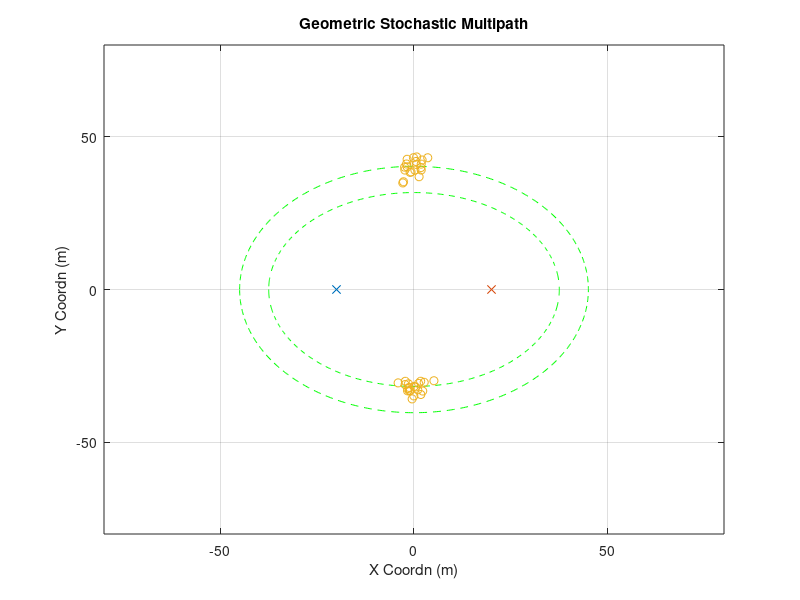

Source code (MATLAB): (Note: this script raises an error after producing the figure.)
% test whether it is possible to get reasonable "initial guess" of channle
% parameter
% This script uses channel model of get_H_freq3
% This version is abandoned

clear;clc;close all
% rng(2)
%% other parameter
plot_ellipse = 1;
noise_pow = 1;

%% Goemetry Parameters
Nt = 16;
Nr = 16;
D_bs2ue = 40;
loc0_ue = [-D_bs2ue/2,0];
loc0_bs = [D_bs2ue/2,0];
speed_c = 3e8;
fc = 28e9;
%% Large Scale Parameter (Multiple Clusters)
cluster_delay = [300e-9,250e-9];
cluster_num = 2;
ray_num = 20;

%% Cluster Generation (Strongest Two?)
for cluster_index = 1:cluster_num
    delay = cluster_delay(cluster_index);
    ellipse_len = delay*speed_c;
    a = ellipse_len/2;
    c = D_bs2ue/2;
    b = sqrt(a^2-c^2);
    
%     AOA = rand*pi-pi/2;
    if cluster_index==1
        AOA = pi/2;
    else
        AOA = -pi/2;
    end
    loc_cluster_cnt = [a*cos(AOA),b*sin(AOA)];
    loc_cluster = repmat(loc_cluster_cnt,ray_num,1)+[randn(ray_num,1)*2,randn(ray_num,1)*2];
    loc_cluster_total((cluster_index-1)*ray_num+1:cluster_index*ray_num,:) =  loc_cluster;
    
    for ray_index = 1:ray_num
        raydelay(cluster_index,ray_index) = (norm(loc_cluster(ray_index,:)-loc0_bs)...
                    +norm(loc_cluster(ray_index,:)-loc0_ue))/speed_c;
        temp = loc_cluster(ray_index,:) - loc0_ue;
        rayAOA(cluster_index,ray_index) = angle(temp(1)+1j*temp(2));
        temp = loc_cluster(ray_index,:) - loc0_bs;
        rayAOD(cluster_index,ray_index) = angle(temp(1)+1j*temp(2));
    end
    raygain = exp(1j*rand(cluster_num, ray_num)*2*pi);
%     raygain(2,:) = zeros(1,ray_num);
    
    fprintf('Cluster %d:\n',cluster_index);
    fprintf('DS Mean:    %4.2f ns\n', mean(raydelay(cluster_index,:)*1e9));
    fprintf('DS Std Dev: %4.2f ns\n', sqrt(var(raydelay(cluster_index,:)*1e9)));
    fprintf('AOAS Mean:    %4.2f degree\n', mean(rayAOA(cluster_index,:)/pi*180));
    fprintf('AOAS Std Dev: %4.2f degree\n', sqrt(var(rayAOA(cluster_index,:)/pi*180)));
    fprintf('AODS Mean:    %4.2f degree\n', mean(rayAOD(cluster_index,:)/pi*180));
    fprintf('AODS Std Dev: %4.2f degree\n', sqrt(var(rayAOD(cluster_index,:)/pi*180)));
    
    % plot ellipse
    if plot_ellipse
        t = -pi:0.01:pi;
        x = a*cos(t);
        y = b*sin(t);
        figure(99)
        plot(x,y,'g--');hold on
    end
end

% plot of scattering ellipse
if plot_ellipse
    figure(99)
    plot(loc0_ue(1),loc0_ue(2),'x');hold on
    plot(loc0_bs(1),loc0_bs(2),'x');hold on
    plot(loc_cluster_total(:,1),loc_cluster_total(:,2),'o');hold on
    title('Geometric Stochastic Multipath')
    axis([-80,80,-80,80])
    xlabel('X Coordn (m)')
    ylabel('Y Coordn (m)')
    grid on
end

%% Frequency Domain MIMO Channel & Frequency Domain Equivalent Beamspace Channel
Nfft = 512;
H_freq0 = get_H_freq3( raygain,...
                       raydelay,...
                       rayAOA,...
                       rayAOD,...
                       cluster_num,...
                       ray_num,...
                       Nt, Nr);
norm_factor = sqrt(mean(mean(mean(abs(H_freq0).^2))));
% norm_factor = 1;
H_freq0 = H_freq0 / norm_factor ;

%%
phi1 = mean(rayAOA(1,:),2);
% phi_round1 = round(mean(rayAOA(1,:),2)/pi*2^6)/2^6*pi;
phi_round1 = phi1;
arx1 = exp(1j*(0:Nr-1)'*pi*sin(phi_round1))/sqrt(Nr);

phi_round1_leftasst = (round(mean(rayAOA(1,:),2)/pi*2^6)-0.25)/2^6*pi;
arx1_leftasst = exp(1j*(0:Nr-1)'*pi*sin(phi_round1_leftasst))/sqrt(Nr);
phi_round1_rightasst = (round(mean(rayAOA(1,:),2)/pi*2^6)+0.25)/2^6*pi;
arx1_rightasst = exp(1j*(0:Nr-1)'*pi*sin(phi_round1_rightasst))/sqrt(Nr);

theta1 = mean(rayAOD(1,:),2);
atx1 = exp(1j*(0:Nt-1)'*pi*sin(theta1))/sqrt(Nt);

phi2 = mean(rayAOA(2,:),2);
% phi_round2 = round(mean(rayAOA(2,:),2)/pi*2^6)/2^6*pi;
phi_round2 = phi2;
arx2 = exp(1j*(0:Nr-1)'*pi*sin(phi_round2))/sqrt(Nr);
theta2 = mean(rayAOD(2,:),2);
atx2 = exp(1j*(0:Nt-1)'*pi*sin(theta2))/sqrt(Nt);
%% quick look at post-beamforming wideband channel 
if noise_pow == 10
    NMSE = -10;
elseif noise_pow == 1
    NMSE = -20;
elseif noise_pow == 0.1
    NMSE = -30;
end

H_error_scaler = sqrt(10^(NMSE/10));
for kk=1:Nfft
    H_error = (randn(Nr,Nt)+1j*randn(Nr,Nt))/sqrt(2)*H_error_scaler;
    H_BB1(kk,1) = arx1'*(squeeze(H_freq0(:,:,kk))+H_error)*atx1;
    H_BB2(kk,1) = arx2'*(squeeze(H_freq0(:,:,kk))+H_error)*atx2;
end
% figure
% plot(10*log10(abs(H_BB1(:,1))))
% grid on
% xlabel('Subcarrier Index')
% ylabel('Channel Gain (dB)')
%% OMP approach 
G = 1000;
Nfft = 512;
tau_range = linspace(150,350,G)*1e-9;
krange = transpose(1:Nfft);
for gg=1:G
    Psi(:,gg) = exp(-1j*(2*pi)*krange*tau_range(gg)/(Nfft*1e-9))*exp(-1j*2*pi*tau_range(gg)*28e9);
end
s_tau = zeros(Nfft,ray_num);
h_res = H_BB1(:,1);
for rr=1:ray_num
    [~, kr_bb1(rr)] = max(abs(Psi'*h_res));
    s_tau(:,rr) = Psi(:,kr_bb1(rr));
    h_res = (eye(Nfft) - s_tau(:,1:rr)*pinv(s_tau(:,1:rr)))*H_BB1(:,1);
end

s_tau = zeros(Nfft,ray_num);
h_res = H_BB2(:,1);
for rr=1:ray_num
    [~, kr_bb2(rr)] = max(abs(Psi'*h_res));
    s_tau(:,rr) = Psi(:,kr_bb2(rr));
    h_res = (eye(Nfft) - s_tau(:,1:rr)*pinv(s_tau(:,1:rr)))*H_BB2(:,1);
end
% [sort(tau_range(kr)).' sort(raydelay(1,:)).']*1e9
%% Parameter refinement using Alternative Search in BB1
t_num = 50;
for tt = 1:t_num
    if tt==1
        rayAOA_prev = ones(1,ray_num)*phi1;
        raydelay_prev = tau_range(kr_bb1);
    elseif tt>1
        raydelay_prev = tau_est;
        rayAOA_prev = AOA_est;
        raygain_prev = alpha_est;
    end

    % Alternative estimation parameters
    
        %---------------------------------------------
        % Alpha estimation using previous tau and phi
        %---------------------------------------------
        for kk=1:Nfft
            if tt==1
                bigPhi = ones(1,ray_num)*1e-5;
            else
                bigPhi = sin(rayAOA_prev(1,:))-sin(phi_round1);
            end
            bigTheta = -sin(rayAOD(1,:))+sin(theta1);
            BigAlpha(kk,:) = exp(-1j*2*pi*kk*(raydelay_prev(1,:))/(1e-9*Nfft))...
                .*exp(-1j*2*pi*(raydelay_prev(1,:))*28e9)...
                .*(1-exp(1j*pi*Nr*bigPhi))./(1-exp(1j*pi*bigPhi))...
                .*Nt...
                ./(Nt*Nr);
        end
        alpha_est = (pinv(BigAlpha)*H_BB1(:,1)).';
%         H_BB1_pred(:,tt) = BigAlpha*(alpha_est.');
%         figure
%         plot(abs(H_BB1_pred(:,tt)));hold on
%         plot(abs(H_BB1(:,1)));hold on
%         legend('pred','true')
        
        
        %---------------------------------------------
        % tau estimation with previous alpha and phi
        %---------------------------------------------
        for kk=1:Nfft
%             bigPhi = sin(rayAOA_prev(1,:))-sin(phi_round1);
            bigTheta = -sin(rayAOD(1,:))+sin(theta1);
            BigTau(kk,:) = (-1j*2*pi/(Nfft*1e-9)*kk-1j*2*pi*28e9)...
            .*exp(-1j*2*pi*kk*(raydelay_prev(1,:))/(1e-9*Nfft))...
            .*exp(-1j*2*pi*(raydelay_prev(1,:))*28e9)...
            .*alpha_est...    
            .*(1-exp(1j*pi*Nr*bigPhi))./(1-exp(1j*pi*bigPhi))...
            .*Nt...
            ./(Nt*Nr);
            
            BigTau_const(kk,:) = exp(-1j*2*pi*kk*(raydelay_prev(1,:))/(1e-9*Nfft))...
            .*exp(-1j*2*pi*(raydelay_prev(1,:))*28e9)...
            .*alpha_est...    
            .*(1-exp(1j*pi*Nr*bigPhi))./(1-exp(1j*pi*bigPhi))...
            .*Nt...
            ./(Nt*Nr);
        end
%         H_BB1_pred(:,tt) = sum(BigTau_const,2)+BigTau*((raydelay(1,:)-raydelay_prev(1,:)).');
        deltatau_est = pinv([real(BigTau);imag(BigTau)])...
            *[real(H_BB1(:,1)-sum(BigTau_const,2));imag(H_BB1(:,1)-sum(BigTau_const,2))];
        tau_est = raydelay_prev(1,:) + deltatau_est.';
%         H_BB1_pred_real(:,tt) = real(BigTau) * deltatau_est + real(sum(BigTau_const,2));
%         H_BB1_pred_imag(:,tt) = imag(BigTau) * deltatau_est + imag(sum(BigTau_const,2));
%         figure
%         plot(abs(H_BB1_pred_real(:,tt)+1j*H_BB1_pred_imag(:,tt)));hold on
%         plot(abs(H_BB1(:,1)));hold on
%         legend('pred','true')

        %---------------------------------------------
        % phi estimation using previous alpha and tau
        %---------------------------------------------
%         rayAOA_prev(1,:) = rayAOA_prev(1,:) + deltaAOA_est;
        for kk=1:Nfft
%             bigPhi = sin(rayAOA_prev(1,:))-sin(phi_round1);
            bigTheta = -sin(rayAOD(1,:))+sin(theta1);
            BigPhi_const(kk,:) = alpha_est(1,:)...
                .*exp(-1j*2*pi*kk*(tau_est)/(1e-9*Nfft))...
                .*exp(-1j*2*pi*(tau_est)*28e9)...
                .*(1-exp(1j*pi*Nr*bigPhi))./(1-exp(1j*pi*bigPhi))...
                .*Nt...
                ./(Nt*Nr);
            for ray_index=1:ray_num
                phi_bar = phi_round1;
                phi_chan = rayAOA_prev(1,ray_index);
                BigPHI(kk,ray_index) = alpha_est(ray_index)...
                .*exp(-1j*2*pi*kk*(tau_est(ray_index))/(1e-9*Nfft))...
                .*exp(-1j*2*pi*(tau_est(ray_index))*28e9)...
                .*((-1j*pi*Nr*cos(rayAOA_prev(1,ray_index)))*exp(1j*pi*Nr*bigPhi(ray_index))*(1-exp(1j*pi*bigPhi(ray_index)))...
                -(1-exp(1j*pi*Nr*bigPhi(ray_index)))*exp(1j*pi*bigPhi(ray_index))*(-1j*pi*cos(rayAOA_prev(1,ray_index))))...
                ./((1-exp(1j*pi*bigPhi(ray_index)))^2)...
                .*Nt...
                ./(Nt*Nr);
            end
        end
%         H_BB1_pred(:,tt) = sum(BigPhi_const,2)+BigPHI*((rayAOA(1,:)-rayAOA_prev(1,:)).');
        deltaAOA_est = pinv([real(BigPHI);imag(BigPHI)])...
            *[real(H_BB1(:,1)-sum(BigPhi_const,2));imag(H_BB1(:,1)-sum(BigPhi_const,2))];
        AOA_est = rayAOA_prev(1,:) + deltaAOA_est.';
        
%         H_BB1_pred_real(:,tt) = real(BigPHI) * deltaAOA_est + real(sum(BigPhi_const,2));
%         H_BB1_pred_imag(:,tt) = imag(BigPHI) * deltaAOA_est + imag(sum(BigPhi_const,2));
%         figure
%         plot(abs(H_BB1_pred_real(:,tt)+1j*H_BB1_pred_imag(:,tt)));hold on
%         plot(abs(H_BB1(:,1)));hold on
%         legend('pred','true')
        
        %---------------------------------------------
        % Post-Beamforming Channel Using Estimated Parameter
        %---------------------------------------------
        bigPhi_est = sin(AOA_est)-sin(phi_round1);
        for kk=1:Nfft
        H_BB1_pred(kk,tt) = sum(alpha_est(1,:)...
                .*exp(-1j*2*pi*kk*tau_est/(1e-9*Nfft))...
                .*exp(-1j*2*pi*(tau_est)*28e9)...
                .*(1-exp(1j*pi*Nr*bigPhi_est))./(1-exp(1j*pi*bigPhi_est))...
                ./Nr);
        end

    MSE_init1(tt) = norm(H_BB1(:,1)-H_BB1_pred(:,tt),'fro')/norm(H_BB1(:,1),'fro');
end
% wrap-up everything for tracking
tau_est1 = tau_est;
AOA_est1= AOA_est;
alpha_est1 = alpha_est;
%% 
figure
plot(MSE_init1);hold on;grid on
xlabel('Iteration')
title('MSE in Initilization')
ylabel('MSE in BB1')
%% Parameter refinement using Alternative Search in BB2
t_num = 50;
for tt = 1:t_num
    if tt==1
        rayAOA_prev = ones(1,ray_num)*phi2;
        raydelay_prev = tau_range(kr_bb2);
    elseif tt>1
        raydelay_prev = tau_est;
        rayAOA_prev = AOA_est;
        raygain_prev = alpha_est;
    end

    % Alternative estimation parameters
    
        %---------------------------------------------
        % Alpha estimation using previous tau and phi
        %---------------------------------------------
        for kk=1:Nfft
            if tt==1
                bigPhi = ones(1,ray_num)*1e-5;
            else
                bigPhi = sin(rayAOA_prev(1,:))-sin(phi_round2);
            end
%             bigPhi = sin(rayAOA_prev(1,:))-sin(phi_round2);
            bigTheta = -sin(rayAOD(2,:))+sin(theta2);
            BigAlpha(kk,:) = exp(-1j*2*pi*kk*(raydelay_prev(1,:))/(1e-9*Nfft))...
                .*exp(-1j*2*pi*(raydelay_prev(1,:))*28e9)...
                .*(1-exp(1j*pi*Nr*bigPhi))./(1-exp(1j*pi*bigPhi))...
            .*Nt...
            ./(Nt*Nr);
        end
        alpha_est = (pinv(BigAlpha)*H_BB2(:,1)).';
        H_BB2_pred(:,tt) = BigAlpha*(alpha_est.');
%         figure
%         plot(abs(H_BB1_pred(:,tt)));hold on
%         plot(abs(H_BB1(:,tt)));hold on
%         legend('pred','true')
        
        
        %---------------------------------------------
        % tau estimation with previous alpha and phi
        %---------------------------------------------
        for kk=1:Nfft
%             bigPhi = sin(rayAOA_prev(1,:))-sin(phi_round2);
            bigTheta = -sin(rayAOD(2,:))+sin(theta2);
            BigTau(kk,:) = (-1j*2*pi/(Nfft*1e-9)*kk-1j*2*pi*28e9)...
            .*exp(-1j*2*pi*kk*(raydelay_prev(1,:))/(1e-9*Nfft))...
            .*exp(-1j*2*pi*(raydelay_prev(1,:))*28e9)...
            .*alpha_est...    
            .*(1-exp(1j*pi*Nr*bigPhi))./(1-exp(1j*pi*bigPhi))...
            .*Nt...
            ./(Nt*Nr);
            
            BigTau_const(kk,:) = exp(-1j*2*pi*kk*(raydelay_prev(1,:))...
            /(1e-9*Nfft))...
            .*exp(-1j*2*pi*(raydelay_prev(1,:))*28e9)...
            .*alpha_est...    
            .*(1-exp(1j*pi*Nr*bigPhi))./(1-exp(1j*pi*bigPhi))...
            .*Nt...
            ./(Nt*Nr);
        end
%         H_BB1_pred(:,tt) = sum(BigTau_const,2)+BigTau*((raydelay(1,:)-raydelay_prev(1,:)).');
        deltatau_est = pinv([real(BigTau);imag(BigTau)])...
            *[real(H_BB2(:,1)-sum(BigTau_const,2));imag(H_BB2(:,1)-sum(BigTau_const,2))];
        tau_est = raydelay_prev(1,:) + deltatau_est.';
%         H_BB2_pred_real(:,tt) = real(BigTau) * deltatau_est + real(sum(BigTau_const,2));
%         H_BB2_pred_imag(:,tt) = imag(BigTau) * deltatau_est + imag(sum(BigTau_const,2));
%         figure
%         plot(abs(H_BB2_pred_real(:,tt)+1j*H_BB2_pred_imag(:,tt)));hold on
%         plot(abs(H_BB2(:,1)));hold on
%         legend('pred','true')

        %---------------------------------------------
        % phi estimation using previous alpha and tau
        %---------------------------------------------
%         rayAOA_prev(1,:) = rayAOA_prev(1,:) + deltaAOA_est;
        for kk=1:Nfft
%             bigPhi = sin(rayAOA_prev(1,:))-sin(phi_round2);
            bigTheta = -sin(rayAOD(2,:))+sin(theta2);
            BigPhi_const(kk,:) = alpha_est(1,:)...
                .*exp(-1j*2*pi*kk*(tau_est)/(1e-9*Nfft))...
                .*exp(-1j*2*pi*(tau_est)*28e9)...
                .*(1-exp(1j*pi*Nr*bigPhi))./(1-exp(1j*pi*bigPhi))...
                .*Nt...
                ./(Nt*Nr);
            for ray_index=1:ray_num
                phi_bar = phi_round1;
                phi_chan = rayAOA_prev(1,ray_index);
                BigPHI(kk,ray_index) = alpha_est(ray_index)...
                .*exp(-1j*2*pi*kk*(tau_est(ray_index))/(1e-9*Nfft))...
                .*exp(-1j*2*pi*(tau_est(ray_index))*28e9)...
                .*((-1j*pi*Nr*cos(rayAOA_prev(1,ray_index)))*exp(1j*pi*Nr*bigPhi(ray_index))*(1-exp(1j*pi*bigPhi(ray_index)))...
                -(1-exp(1j*pi*Nr*bigPhi(ray_index)))*exp(1j*pi*bigPhi(ray_index))*(-1j*pi*cos(rayAOA_prev(1,ray_index))))...
                ./((1-exp(1j*pi*bigPhi(ray_index)))^2)...
                .*Nt...
                ./(Nt*Nr);
            end
        end
%         H_BB1_pred(:,tt) = sum(BigPhi_const,2)+BigPHI*((rayAOA(1,:)-rayAOA_prev(1,:)).');
        deltaAOA_est = pinv([real(BigPHI);imag(BigPHI)])...
            *[real(H_BB2(:,1)-sum(BigPhi_const,2));imag(H_BB2(:,1)-sum(BigPhi_const,2))];
        AOA_est = rayAOA_prev(1,:) + deltaAOA_est.';
        
%         H_BB1_pred_real(:,tt) = real(BigPHI) * deltaAOA_est + real(sum(BigPhi_const,2));
%         H_BB1_pred_imag(:,tt) = imag(BigPHI) * deltaAOA_est + imag(sum(BigPhi_const,2));
%         figure
%         plot(abs(H_BB2_pred_real(:,tt)+1j*H_BB2_pred_imag(:,tt)));hold on
%         plot(abs(H_BB2(:,1)));hold on
%         legend('pred','true')
        
        %---------------------------------------------
        % Post-Beamforming Channel Using Estimated Parameter
        %---------------------------------------------
        bigPhi_est = sin(AOA_est)-sin(phi_round2);
        for kk=1:Nfft
        H_BB2_pred(kk,tt) = sum(alpha_est(1,:)...
                .*exp(-1j*2*pi*kk*tau_est/(1e-9*Nfft))...
                .*exp(-1j*2*pi*(tau_est)*28e9)...
                .*(1-exp(1j*pi*Nr*bigPhi_est))./(1-exp(1j*pi*bigPhi_est))...
                .*Nt...
                ./(Nt*Nr));
        end
%         figure
%         plot(abs(H_BB2_pred(:,tt)));hold on
%         plot(abs(H_BB2(:,1)));hold on
%         legend('pred','true')


    MSE_init2(tt) = norm(H_BB2(:,1)-H_BB2_pred(:,tt),'fro')/norm(H_BB2(:,1),'fro');
end

% wrap-up everything for tracking
tau_est2 = tau_est;
AOA_est2 = AOA_est;
alpha_est2 = alpha_est;

%%
% figure
% plot(MSE_init2);hold on;grid on
% xlabel('Iteration')
% title('MSE in Initilization')
% ylabel('MSE in BB2')
%% Channel change in BB1 and BB2
rho = 1;
speed_rotate = -500/180*pi;
t_range = (0.05:0.05:2)*1e-3;
for tt = 1:length(t_range)
    t_now = t_range(tt);
    dt = t_range(2)-t_range(1);
    
    % setup speed
    if t_now<500e-3
        speed_v = [5, 0];
    else
        speed_v = [5, 0];
    end
    
    if tt==1
        loc_ue = loc0_ue + speed_v * dt;
    else
        loc_ue = loc_ue + speed_v * dt;
    end
     
%     clc
%     fprintf('Time Evolution %2.4f s\n',t_range(tt));
    [raydelay, rayAOA, rayAOD ] = get_multipath(loc0_bs, loc_ue, loc_cluster_total,...
                                            cluster_num, ray_num );
    rayAOA = rayAOA + speed_rotate * (tt-1) * dt;
    raygain = raygain.*exp(1j*rand(cluster_num,ray_num)*2*pi*sqrt(1-rho^2));
%     H_freq = get_H_freq2(raygain, raydelay, rayAOA, rayAOD, cluster_num, ray_num, Nt, Nr);
%     H_freq = H_freq / norm_factor ;

    raygain_true_BB1(tt,:)  = raygain(1,:);
    raygain_true_BB2(tt,:)  = raygain(2,:);
    
    raydelay_true_BB1(tt,:)  = raydelay(1,:);
    raydelay_true_BB2(tt,:)  = raydelay(2,:);
    
    rayAOA_true_BB1(tt,:)  = rayAOA(1,:);
    rayAOA_true_BB2(tt,:)  = rayAOA(2,:);
end

%% Parameter tracking using gradient descent
stepsize = 1e-7;

raydelay_est_BB1 = zeros(length(t_range),ray_num);
rayAOA_est_BB1 = zeros(length(t_range),ray_num);
raygain_est_BB1 = zeros(length(t_range),ray_num);

raydelay_est_BB2 = zeros(length(t_range),ray_num);
rayAOA_est_BB2 = zeros(length(t_range),ray_num);
raygain_est_BB2 = zeros(length(t_range),ray_num);

for tt = 1:length(t_range)
    
    raygain(1,:) = raygain_true_BB1(tt,:);
    raydelay(1,:) = raydelay_true_BB1(tt,:);
    rayAOA(1,:) = rayAOA_true_BB1(tt,:);
    
    raygain(2,:) = raygain_true_BB2(tt,:);
    raydelay(2,:) = raydelay_true_BB2(tt,:);
    rayAOA(2,:) = rayAOA_true_BB2(tt,:);
    
    H_freq = get_H_freq3(raygain, raydelay, rayAOA, rayAOD, cluster_num, ray_num, Nt, Nr);
    H_freq = H_freq / norm_factor;
    MIMO_noise = (randn(Nr,Nt,Nfft)+1j*randn(Nr,Nt,Nfft))*sqrt(noise_pow/2);
    H_freq_noisy = H_freq + MIMO_noise;
    
    arx1 = exp(1j*(0:Nr-1)'*pi*sin(phi_round1))/sqrt(Nr);
    arx2 = exp(1j*(0:Nr-1)'*pi*sin(phi_round2))/sqrt(Nr);

    for kk=1:Nfft
        H_error = (randn(Nr,Nt)+1j*randn(Nr,Nt))/sqrt(2)*H_error_scaler;
        H_BB1(kk,tt) = arx1'*(squeeze(H_freq(:,:,kk))+H_error)*atx1;   
        H_BB2(kk,tt) = arx2'*(squeeze(H_freq(:,:,kk))+H_error)*atx2;   
    end
    
    if tt==1
        raydelay_est_BB1(tt,:) = tau_est1;
        rayAOA_est_BB1(tt,:) = AOA_est1;
        raygain_est_BB1(tt,:) = alpha_est1;

        raydelay_est_BB2(tt,:) = tau_est2;
        rayAOA_est_BB2(tt,:) = AOA_est2;
        raygain_est_BB2(tt,:) = alpha_est2;
        
%         raydelay_est_BB1(tt,:) = raydelay(1,:);
%         rayAOA_est_BB1(tt,:) = rayAOA(1,:);
%         raygain_est_BB1(tt,:) = raygain(1,:)/norm_factor;
%         
%         raydelay_est_BB2(tt,:) = raydelay(2,:);
%         rayAOA_est_BB2(tt,:) = rayAOA(2,:);
%         raygain_est_BB2(tt,:) = raygain(2,:)/norm_factor;
    else
        raydelay_est_BB1(tt,:) = tau_est_BB1;
        rayAOA_est_BB1(tt,:) = phi_est_BB1;
        raygain_est_BB1(tt,:) = alpha_est_BB1;
        
        raydelay_est_BB2(tt,:) = tau_est_BB2;
        rayAOA_est_BB2(tt,:) = phi_est_BB2;
        raygain_est_BB2(tt,:) = alpha_est_BB2;
    end
    
    % gain is not updated in this algorithm
    alpha_est_BB1 = raygain_est_BB1(tt,:);
    alpha_est_BB2 = raygain_est_BB2(tt,:);

    % LMS update for channel parameters in BB1
    [tau_est_BB1, deltaAOA_est_BB1,  phi_est_BB1] ...
        = LMS_tracking_v3( alpha_est_BB1,...
                        raydelay_est_BB1(tt,:),...
                        rayAOA_est_BB1(tt,:),...
                        phi_round1,...
                        rayAOD(1,:),...
                        theta1,...
                        H_BB1(:,tt),...
                        Nt, Nr, Nfft, ray_num, stepsize);

    phi_round1 = phi_round1 + stepsize * deltaAOA_est_BB1.';

        % LMS update for channel parameters in BB2
    [tau_est_BB2, deltaAOA_est_BB2,  phi_est_BB2] ...
        = LMS_tracking_v3( alpha_est_BB2,...
                        raydelay_est_BB2(tt,:),...
                        rayAOA_est_BB2(tt,:),...
                        phi_round2,...
                        rayAOD(2,:),...
                        theta2,...
                        H_BB2(:,tt),...
                        Nt, Nr, Nfft, ray_num, stepsize);

    phi_round2 = phi_round2 + stepsize * deltaAOA_est_BB2.';
        %---------------------------------------------
        % Post-Beamforming Channel Using Estimated Parameter
        %---------------------------------------------
        bigPhi_est = sin(phi_est_BB1)-sin(phi_round1);
        bigTheta = -sin(rayAOD(1,:))+sin(theta1);
        for kk=1:Nfft
        H_BB1_pred(kk,tt) = sum(alpha_est_BB1(1,:)...
                .*exp(-1j*2*pi*kk*tau_est_BB1/(1e-9*Nfft))...
                .*exp(-1j*2*pi*28e9*tau_est_BB1)...
                .*(1-exp(1j*pi*Nr*bigPhi_est))./(1-exp(1j*pi*bigPhi_est))...
                .*Nt...
                ./(Nt*Nr));
        end
        
        bigPhi_est = sin(phi_est_BB2)-sin(phi_round2);
        bigTheta = -sin(rayAOD(2,:))+sin(theta2);
        for kk=1:Nfft
        H_BB2_pred(kk,tt) = sum(alpha_est_BB2(1,:)...
                .*exp(-1j*2*pi*kk*tau_est_BB2/(1e-9*Nfft))...
                .*exp(-1j*2*pi*28e9*tau_est_BB2)...
                .*(1-exp(1j*pi*Nr*bigPhi_est))./(1-exp(1j*pi*bigPhi_est))...
                .*Nt...
                ./(Nt*Nr));
        end

    
    % post-BF evaluation
    MSE_tracking_BB1(tt) = norm(H_BB1(:,tt)-H_BB1_pred(:,tt),'fro')/norm(H_BB1(:,tt),'fro');
    MSE_oldest_BB1(tt) = norm(H_BB1(:,tt)-H_BB1(:,1),'fro')/norm(H_BB1(:,tt),'fro');
    
    MSE_tracking_BB2(tt) = norm(H_BB2(:,tt)-H_BB2_pred(:,tt),'fro')/norm(H_BB2(:,tt),'fro');
    MSE_oldest_BB2(tt) = norm(H_BB2(:,tt)-H_BB2(:,1),'fro')/norm(H_BB2(:,tt),'fro');
    
    % capacity evaluation
%     L = cluster_num;
    L = 1;
    SINR_k = zeros(L,Nfft);

    H_freq_est = get_H_freq3([alpha_est_BB1; alpha_est_BB2],...
                             [tau_est_BB1;   tau_est_BB2],...
                             [phi_est_BB1;   phi_est_BB2],...
                              rayAOD,...
                              cluster_num,...
                              ray_num,...
                              Nt, Nr);
    
    for kk=1:Nfft
        [U,S,V] = svd(H_freq_est(:,:,kk));
        [diag_S, temp_idx] = sort(diag(S), 'descend');
        S_sorted  = diag(diag_S);
        U_sorted = U(:,temp_idx);
        V_sorted = V(:,temp_idx); 
        U_est{kk} = U_sorted(:,1:L);
        V_est{kk} = V_sorted(:,1:L);
        
        % true chan
        H_k = squeeze(H_freq(:,:,kk));
        gain = U_est{kk}' * H_k *V_est{kk};
        
        if L==2
            % Capcity computing with L = 2 multiplexed streams
            SINR_k(1, kk) = abs(gain(1,1))^(2) / ((abs(gain(1,2)).^2) + noise_pow);
            SINR_k(2, kk) = abs(gain(2,2))^(2) / ((abs(gain(2,1)).^2) + noise_pow);
        elseif L==1
            % Capcity computing with L = 2 multiplexed streams
            SINR_k(1, kk) = abs(gain(1,1))^(2) / (noise_pow);
        end
    end
    if L==2
        capacity_track(tt) = mean(sum(log2(1+SINR_k))); % bps/Hz
    elseif L==1
        capacity_track(tt) = mean(log2(1+SINR_k)); % bps/Hz
    end


    
    % with perfect CSI
    for kk=1:Nfft
        H_error = (randn(Nr,Nt)+1j*randn(Nr,Nt))/sqrt(2)*H_error_scaler;
        [U,S,V] = svd((squeeze(H_freq(:,:,kk))+H_error));
        [diag_S, temp_idx] = sort(diag(S), 'descend');
        S_sorted  = diag(diag_S);
        U_sorted = U(:,temp_idx);
        V_sorted = V(:,temp_idx); 
        if tt==1
            U_true{kk} = U_sorted(:,1:L);
            V_true{kk} = V_sorted(:,1:L);
        end

        % true chan
        H_k = squeeze(H_freq(:,:,kk));
        gain_true = U_true{kk}' * H_k *V_true{kk};

        if L==2
            % Capcity computing with L = 2 multiplexed streams
            SINR_k_true(1, kk) = abs(gain_true(1,1))^(2) / ((abs(gain_true(1,2)).^2) + noise_pow);
            SINR_k_true(2, kk) = abs(gain_true(2,2))^(2) / ((abs(gain_true(2,1)).^2) + noise_pow);

        elseif L==1
            % Capcity computing with L = 2 multiplexed streams
            SINR_k_true(1, kk) = abs(gain(1,1))^(2) / (noise_pow);

        end
    end
    if L==2
        capacity_true(tt) = mean(sum(log2(1+SINR_k_true))); % bps/Hz
    elseif L==1
        capacity_true(tt) = mean(log2(1+SINR_k_true)); % bps/Hz
    end
end

%% post-beamforming NMSE
figure
plot(1e3*t_range, MSE_tracking_BB1,'linewidth',3);hold on;
plot(1e3*t_range, MSE_oldest_BB1,'linewidth',3);hold on
plot(1e3*t_range, MSE_tracking_BB2,'linewidth',3);hold on;
plot(1e3*t_range, MSE_oldest_BB2,'linewidth',3);hold on
grid on
xlabel('time (ms)')
title('MSE in Tracking')
ylabel('MSE')
legend('BB1 w/ tracking','BB1 w/o tracking','BB2 w/ tracking','BB2 w/o tracking')

%% angle and delay tracking performance
figure
subplot(221)
plot(1e9*mean(raydelay_est_BB1,2));
hold on
plot(1e9*mean(raydelay_true_BB1,2));
legend('est.','true')
ylabel('delay (ns)')
title('delay BB1')

subplot(222)
plot(1e9*mean(raydelay_est_BB2,2));
hold on
plot(1e9*mean(raydelay_true_BB2,2));
legend('est.','true')
ylabel('delay (ns)')
title('delay BB2')

subplot(223)
plot(mean(rayAOA_est_BB1,2)/pi*180);
hold on
plot(mean(rayAOA_true_BB1,2)/pi*180);
legend('est.','true')
ylabel('AOA (deg)')
title('AOA BB1')

subplot(224)
plot(mean(rayAOA_est_BB2,2)/pi*180);
hold on
plot(mean(rayAOA_true_BB2,2)/pi*180);
legend('est.','true')
ylabel('AOA (deg)')
title('AOA BB2')

%%  capacity plotting
figure;
plot(t_range, capacity_track);hold on
plot(t_range, capacity_true);hold on
legend('proposed','perfect CSI')
        
